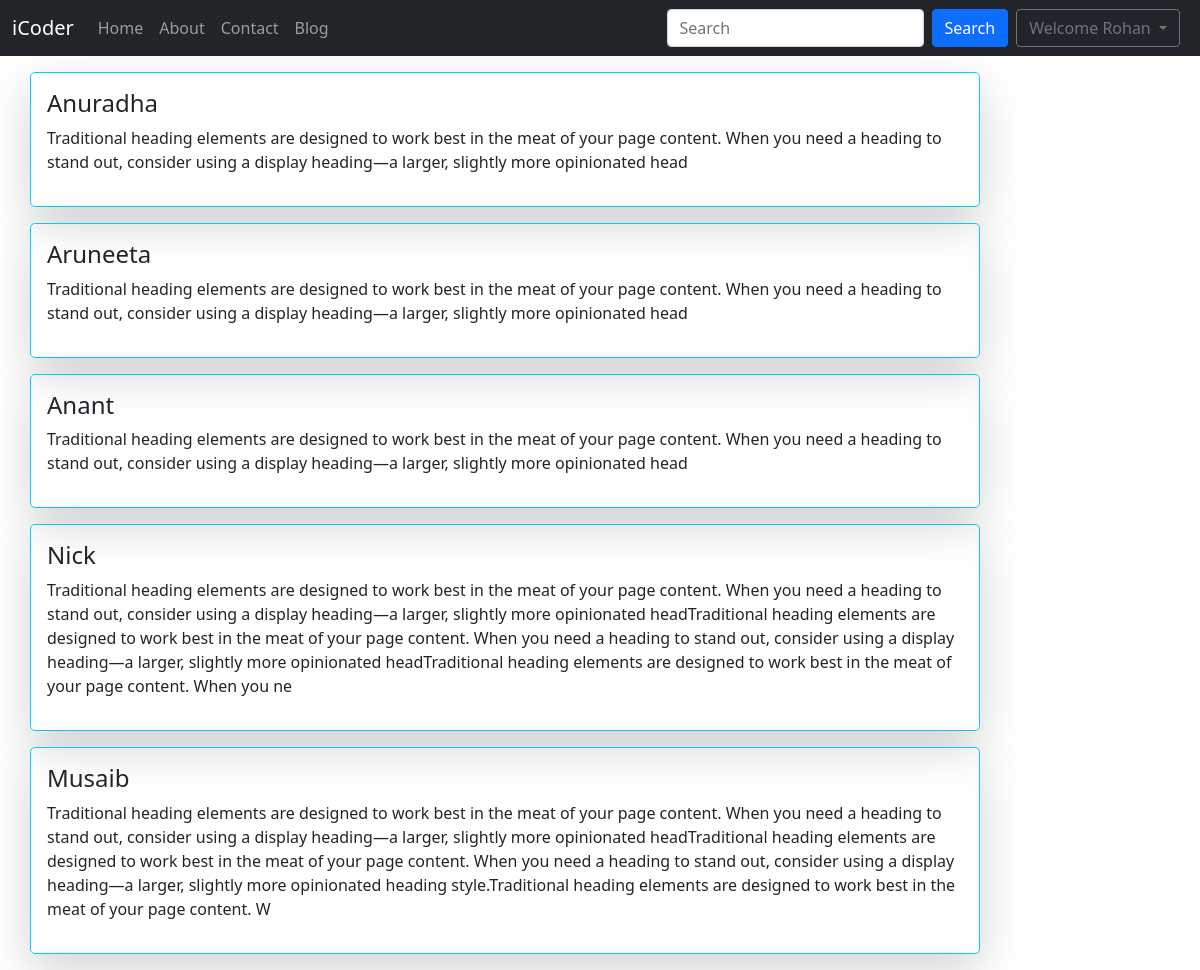
Page /about (signed in) on the committed database.
### blog/models.py (models this page shows, shortened)
class Post(models.Model):
    sno=models.IntegerField()
    title=models.CharField(max_length=50)
    author=models.CharField(max_length=20)
    aboutauthor=models.CharField(max_length=500)
    views=models.IntegerField(default=0)
    content=models.TextField(max_length=1000)
    slug=models.CharField(max_length=30)
    timedate=models.DateField(blank=True)

### home/views.py (the view)
# urls.py: path('about',views.about,name="about"),
def about(request):
    posts=Post.objects.all()
    context={'posts':posts}
    return render(request,'home/about.html',context)

### templates/home/about.html (shortened to what this page needs)
{% extends 'base.html' %}
{% block aboutactive %}active{% endblock %}
{% block body %}
{% for post in posts %}
<div class="container my-3">
<div class="row align-items-md-stretch">
    <div class="h-100 border border-info shadow-lg  col-md-10 p-3 text-bg-dark rounded-3">
        <h4 class="text-dark text-sm">{{post.author}}</h4>
        <p> {{post.aboutauthor}}</p>
      </div>
  </div>
</div>
{% endfor %}
{% endblock %}

### templates/base.html (shortened to what this page needs)
<!DOCTYPE html>
<html lang="en">
  <head>
    <link
      href="https://cdn.jsdelivr.net/npm/bootstrap@5.0.2/dist/css/bootstrap.min.css"
      rel="stylesheet"
    />
  </head>
  <body>
    <nav class="navbar navbar-expand-lg navbar-dark bg-dark">
      <div class="container-fluid">
        <a class="navbar-brand" href="#">iCoder</a>
        <div class="collapse navbar-collapse" id="navbarSupportedContent">
          <ul class="navbar-nav me-auto mb-2 mb-lg-0">
            <li class="nav-item {% block homeactive %}{% endblock %}">
              <a class="nav-link" aria-current="page" href="/">Home</a>
            </li>
            <li class="nav-item {% block aboutactive %}{% endblock %}">
              <a class="nav-link" href="/about">About</a>
            </li>
            <li class="nav-item {% block contactactive %}{% endblock %}">
              <a class="nav-link" href="/contact">Contact</a>
            </li>
            <li class="nav-item {% block blogactive %}{% endblock %}">
              <a class="nav-link" href="/blog">Blog</a>
            </li>
          </ul>
          <form class="d-flex" method="GET" action="/search">
            <input
              class="form-control me-2"
              type="search"
              placeholder="Search"
              aria-label="Search"
              name="query"
              id="query"
            />
            <button class="btn btn-primary mr-3" type="submit">
              Search
            </button>
          </form>
          {% if  request.user.is_authenticated %}
          <div class="dropdown">
            <button class="btn text-secondary border border-secondary dropdown-toggle mx-2" type="button" data-bs-toggle="dropdown" aria-expanded="false">
              Welcome {{request.user}}
            </button>
          </div>
          {% endif %}
        </div>
      </div>
    </nav>
    {% block body %}{% endblock %}
  </body>
</html>

### rows in the picture
Post: author "Anuradha", aboutauthor "Traditional heading elements are designed to work best in the meat of your page content. When you need a heading to stand out, consider using a display heading—a larger, slightly more opinionated head"
Post: author "Aruneeta", aboutauthor "Traditional heading elements are designed to work best in the meat of your page content. When you need a heading to stand out, consider using a display heading—a larger, slightly more opinionated head"
Post: author "Anant", aboutauthor "Traditional heading elements are designed to work best in the meat of your page content. When you need a heading to stand out, consider using a display heading—a larger, slightly more opinionated head"
Post: author "Nick", aboutauthor "Traditional heading elements are designed to work best in the meat of your page content. When you need a heading to stand out, consider using a display heading—a larger, slightly more opinionated headTraditional heading elements are designed to work best in the meat of your page content. When you need a heading to stand out, consider using a display heading—a larger, slightly more opinionated headTraditional heading elements are designed to work best in the meat of your page content. When you ne"
Post: author "Musaib", aboutauthor "Traditional heading elements are designed to work best in the meat of your page content. When you need a heading to stand out, consider using a display heading—a larger, slightly more opinionated headTraditional heading elements are designed to work best in the meat of your page content. When you need a heading to stand out, consider using a display heading—a larger, slightly more opinionated heading style.Traditional heading elements are designed to work best in the meat of your page content. W"

### other values in the picture
{{ request.user }} "Rohan"
